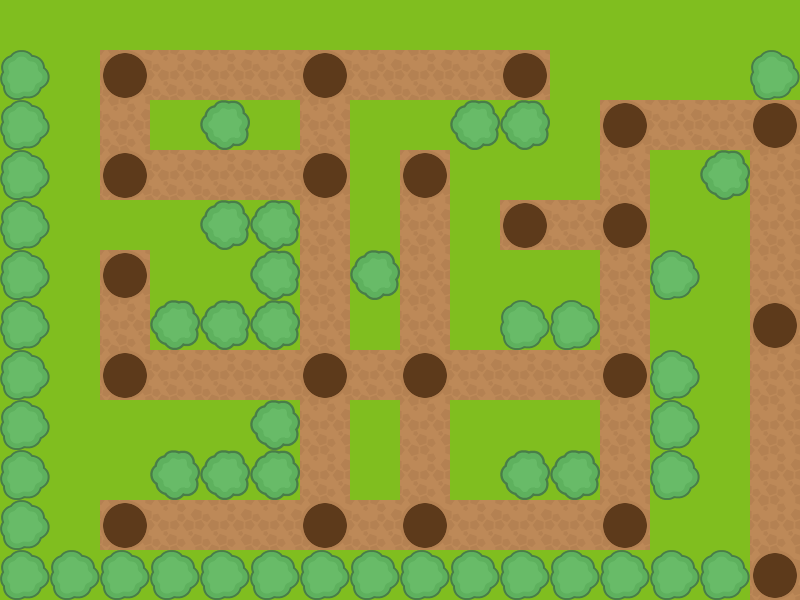

Rendered tile map (Tiled .tmx) drawn with the repository's tilesets; below, a short description and the full map source, tile grids included:
An orthogonal 16x12 tile map with 50x50 px tiles, 2 tile layers (gramaCamimhoFormigueiro, arvores).

<map version="1.0" tiledversion="1.0.3" orientation="orthogonal" renderorder="right-down" width="16" height="12" tilewidth="50" tileheight="50" nextobjectid="1">
 <tileset firstgid="1" source="recursos.tsx" />
 <layer name="gramaCamimhoFormigueiro" width="16" height="12">
  <data encoding="csv">
2,2,2,2,2,2,2,2,2,2,2,2,2,2,2,2,
2,2,5,1,1,1,5,1,1,1,5,2,2,2,2,2,
2,2,1,2,2,2,1,2,2,2,2,2,5,1,1,5,
2,2,5,1,1,1,5,2,5,2,2,2,1,2,2,1,
2,2,2,2,2,2,1,2,1,2,5,1,5,2,2,1,
2,2,5,2,2,2,1,2,1,2,2,2,1,2,2,1,
2,2,1,2,2,2,1,2,1,2,2,2,1,2,2,5,
2,2,5,1,1,1,5,1,5,1,1,1,5,2,2,1,
2,2,2,2,2,2,1,2,1,2,2,2,1,2,2,1,
2,2,2,2,2,2,1,2,1,2,2,2,1,2,2,1,
2,2,5,1,1,1,5,1,5,1,1,1,5,2,2,1,
2,2,2,2,2,2,2,2,2,2,2,2,2,2,2,5
</data>
 </layer>
 <layer name="arvores" width="16" height="12">
  <data encoding="csv">
0,0,0,0,0,0,0,0,0,0,0,0,0,0,0,0,
3,0,0,0,0,0,0,0,0,0,0,0,0,0,0,3,
3,0,0,0,4,0,0,0,0,4,4,0,0,0,0,0,
3,0,0,0,0,0,0,0,0,0,0,0,0,0,4,0,
3,0,0,0,4,4,0,0,0,0,0,0,0,0,0,0,
3,0,0,0,0,4,0,4,0,0,0,0,0,3,0,0,
3,0,0,4,4,4,0,0,0,0,3,3,0,0,0,0,
3,0,0,0,0,0,0,0,0,0,0,0,0,3,0,0,
3,0,0,0,0,4,0,0,0,0,0,0,0,3,0,0,
3,0,0,4,4,4,0,0,0,0,4,4,0,3,0,0,
3,0,0,0,0,0,0,0,0,0,0,0,0,0,0,0,
3,3,3,3,3,3,3,3,3,3,3,3,3,3,3,0
</data>
 </layer>
</map>
